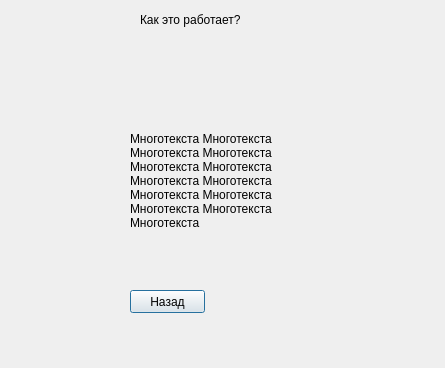
<?xml version="1.0" encoding="UTF-8"?>
<ui version="4.0">
 <class>about</class>
 <widget class="QDialog" name="about">
  <property name="geometry">
   <rect>
    <x>0</x>
    <y>0</y>
    <width>445</width>
    <height>368</height>
   </rect>
  </property>
  <property name="windowTitle">
   <string>Dialog</string>
  </property>
  <widget class="QLabel" name="label">
   <property name="geometry">
    <rect>
     <x>140</x>
     <y>10</y>
     <width>141</width>
     <height>20</height>
    </rect>
   </property>
   <property name="text">
    <string>Как это работает?</string>
   </property>
  </widget>
  <widget class="QLabel" name="label_2">
   <property name="geometry">
    <rect>
     <x>130</x>
     <y>100</y>
     <width>191</width>
     <height>161</height>
    </rect>
   </property>
   <property name="text">
    <string>Многотекста Многотекста
Многотекста Многотекста
Многотекста Многотекста
Многотекста Многотекста
Многотекста Многотекста
Многотекста Многотекста
Многотекста </string>
   </property>
  </widget>
  <widget class="QPushButton" name="GoBack">
   <property name="geometry">
    <rect>
     <x>130</x>
     <y>290</y>
     <width>75</width>
     <height>23</height>
    </rect>
   </property>
   <property name="text">
    <string>Назад</string>
   </property>
  </widget>
 </widget>
 <resources/>
 <connections/>
</ui>
